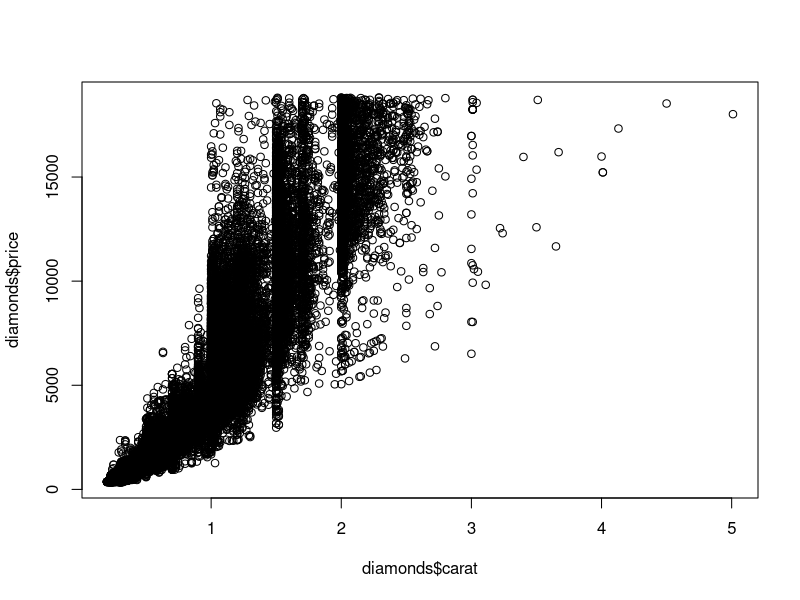
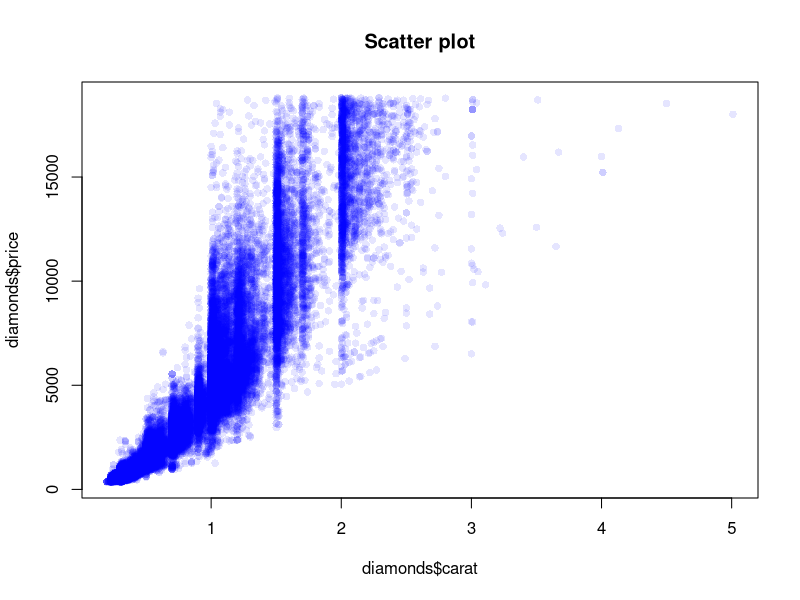
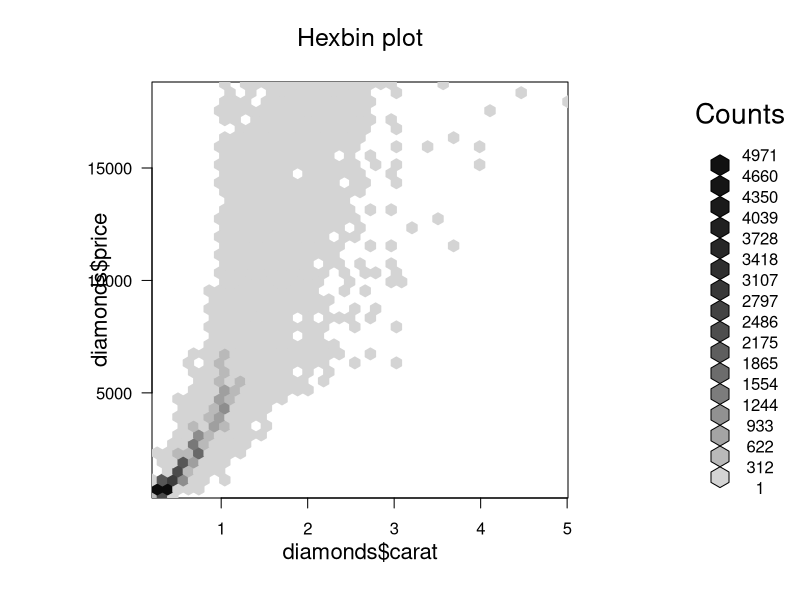
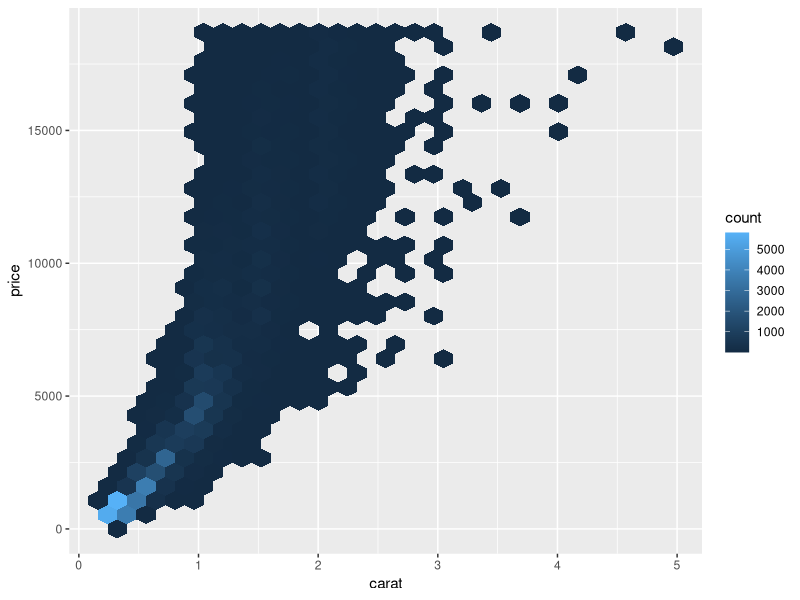
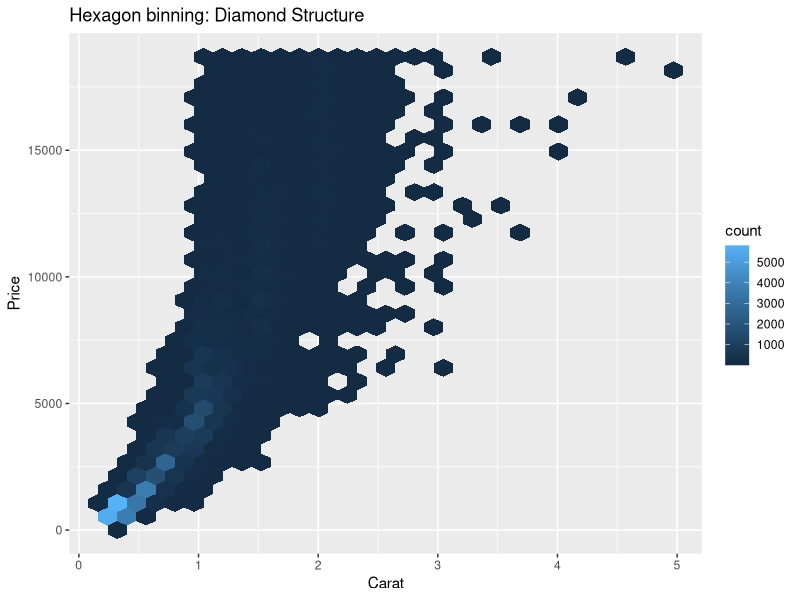
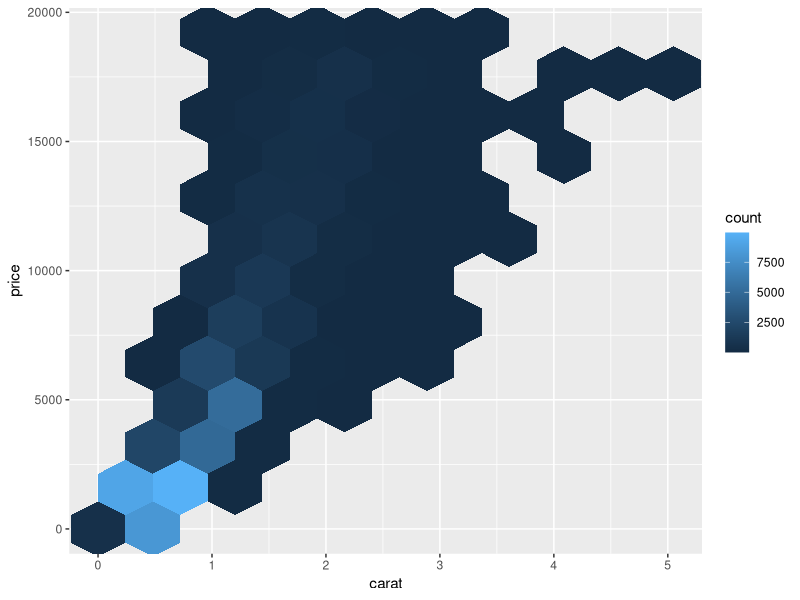
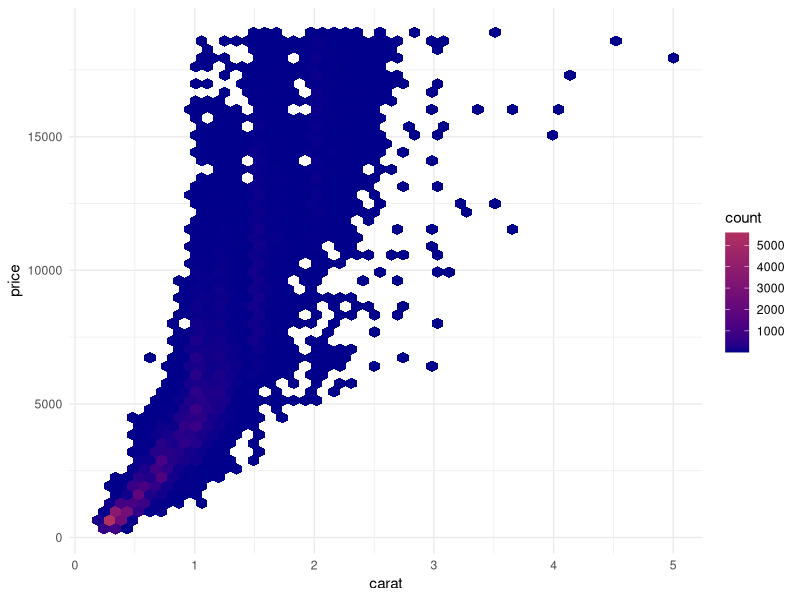
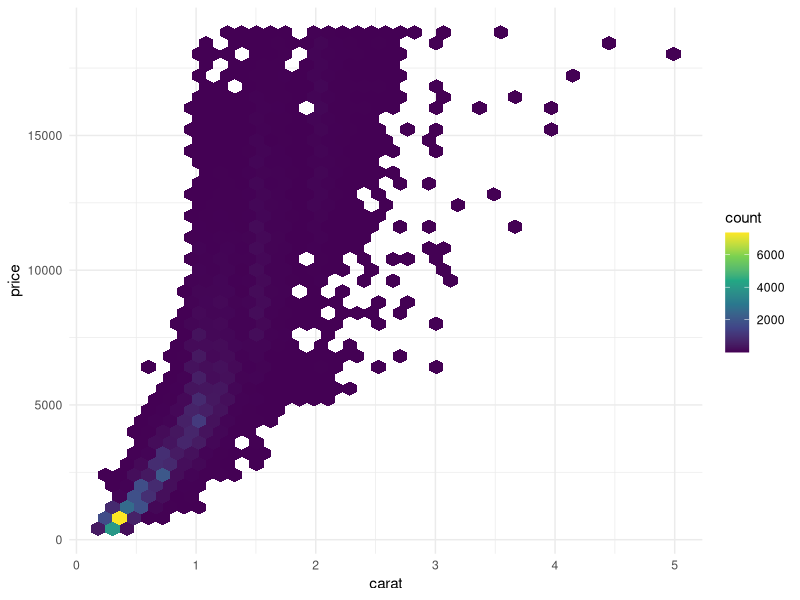

Write R code to recreate these figures, in order.
#Loading and understanding dataset
data(diamonds)
#checking all packages
data(package = .packages(all.available = TRUE))
#loading library containing diamonds pack
library(ggplot2)
data(diamonds)
str(diamonds)
dim(diamonds)
#about dataset
?diamonds
#Basic scatterplot
plot(diamonds$carat,diamonds$price)
#Improved scatterplot
plot(diamonds$carat,diamonds$price,col=rgb(0,0,1,0.1),pch=16,main="Scatter plot")
#Hexbin using base R
install.packages('hexbin')
library(hexbin)
install.packages("hexbin", type = "source")
options(repos = c(CRAN = "https://cloud.r-project.org"))
install.packages('hexbin')
library(hexbin)
hb <- hexbin(diamonds$carat,diamonds$price,xbins = 40)
plot(hb,main= "Hexbin plot")
#Basic hexbin
ggplot(diamonds,aes(x=carat,y=price))+geom_hex()
#Labeled Hexbin PLot
ggplot(diamonds,aes(carat,price))+geom_hex()+labs(title = "Hexagon binning: Diamond Structure",x="Carat",y="Price")+theme_grey()
#Control hexagon density
ggplot(diamonds,aes(carat,price))+geom_hex(bins= 10)+theme_grey()
#Adding color palette
ggplot(diamonds,aes(carat,price))+geom_hex(bins=50)+scale_fill_gradient(low="darkblue",high="maroon")+theme_minimal()
#Professional palette(Viridis)
ggplot(diamonds,aes(carat,price))+geom_hex(bins=40)+scale_fill_viridis_c()+theme_minimal()
#Add legend title
ggplot(diamonds,aes(carat,price))+geom_hex(bins=40)+scale_fill_viridis_c(name = "Count")+labs(title = "DensitycStructure of diamonds",x="Carat",y="Price")+theme_minimal()
#Faceted Hexbin
ggplot(diamonds,aes(carat,price))+geom_hex()+scale_fill_viridis_c()+facet_wrap(~cut)+theme_grey()
